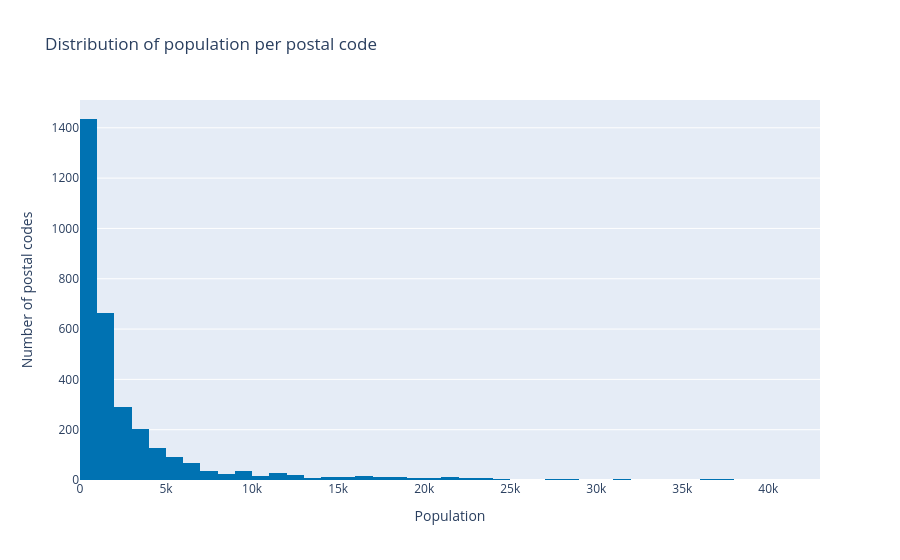

The notebook cell this image was saved under:
### Code cell
fig = px.histogram(
    population_df,
    x="population",
    nbins=50,
    color_discrete_sequence=["#0072B2"], 
    title="Distribution of population per postal code",
)
fig.update_layout(
    xaxis_title="Population",
    yaxis_title="Number of postal codes",
)
fig.show()

### Figure 1 — Plotly figure (JSON) as saved in the notebook; plotly's stock layout.template omitted (floating-point values rounded to 4 significant figures; data arrays with more than 128 entries replaced by an {"elided": "..."} marker saying what was removed)
{"data": [{"bingroup": "x", "hovertemplate": "population=%{x}<br>count=%{y}<extra></extra>", "legendgroup": "", "marker": {"color": "#0072B2", "pattern": {"shape": ""}}, "name": "", "nbinsx": 50, "orientation": "v", "showlegend": false, "type": "histogram", "x": {"elided": "3176 int values"}, "xaxis": "x", "yaxis": "y"}], "layout": {"barmode": "relative", "legend": {"tracegroupgap": 0}, "title": {"text": "Distribution of population per postal code"}, "xaxis": {"anchor": "y", "domain": [0, 1], "title": {"text": "Population"}}, "yaxis": {"anchor": "x", "domain": [0, 1], "title": {"text": "Number of postal codes"}}}}
